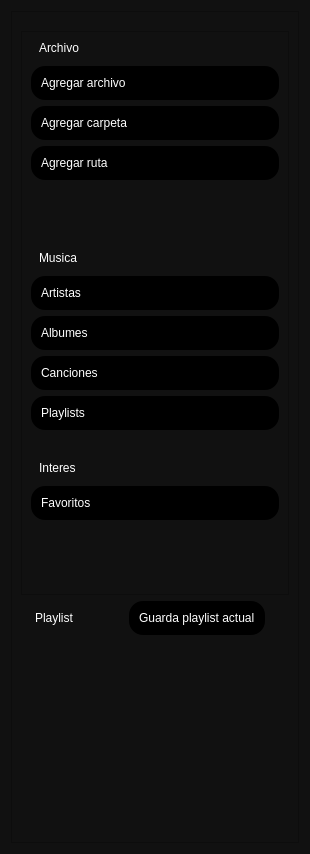
         <widget class="QWidget" name="widgetLibrary">
          <property name="styleSheet">
           <string notr="true">QWidget {

	background-color : #111111;

}</string>
          </property>
          <layout class="QGridLayout" name="gridLayout_7">
           <item row="0" column="0">
            <widget class="QFrame" name="frameLibraryContent">
             <property name="styleSheet">
              <string notr="true">QFrame {

	background-color : #111111;
}</string>
             </property>
             <property name="frameShape">
              <enum>QFrame::StyledPanel</enum>
             </property>
             <property name="frameShadow">
              <enum>QFrame::Raised</enum>
             </property>
             <layout class="QGridLayout" name="gridLayout_13">
              <item row="3" column="3">
               <widget class="QPushButton" name="pushButton">
                <property name="styleSheet">
                 <string notr="true">QPushButton{
	background-color: #000000;

	border-top-left-radius: 14px;
	border-bottom-left-radius: 14px;
	border-top-right-radius: 14px;
	border-bottom-right-radius: 14px;

	font : 75 12pt &quot;Microsoft JhengHei UI&quot; bold;
	color: #FFFFFF;
	padding : 10px;

	text-align : left;
}

QPushButton:hover{
	background-color: #222222;
	border-top-left-radius: 14px;	
	border-bottom-left-radius: 14px;
	border-top-right-radius: 14px;
	border-bottom-right-radius: 14px;

	font : 75 12pt &quot;Microsoft JhengHei UI&quot; bold;
	color: #FFFFFF;
	text-align : left;

}</string>
                </property>
                <property name="text">
                 <string>Guarda playlist actual</string>
                </property>
                <property name="icon">
                 <iconset>
                  <normaloff>../img/icons/24x24/cil-library-add.png</normaloff>../img/icons/24x24/cil-library-add.png</iconset>
                </property>
                <property name="iconSize">
                 <size>
                  <width>24</width>
                  <height>24</height>
                 </size>
                </property>
               </widget>
              </item>
              <item row="2" column="0" colspan="8">
               <widget class="QFrame" name="frameOptions">
                <property name="frameShape">
                 <enum>QFrame::StyledPanel</enum>
                </property>
                <property name="frameShadow">
                 <enum>QFrame::Raised</enum>
                </property>
                <layout class="QGridLayout" name="gridLayout_15">
                 <item row="8" column="0" alignment="Qt::AlignLeft">
                  <widget class="QLabel" name="label">
                   <property name="styleSheet">
                    <string notr="true">QLabel {
	font : 77 18pt &quot;Microsoft JhengHei UI&quot;;
	color : #FFFFFF;
	border-radius : 0px;
	text-align : left;
	padding-left: 5px;
}

QLabel::hover {
	color : #4F6FA0;
}
</string>
                   </property>
                   <property name="text">
                    <string>Musica</string>
                   </property>
                  </widget>
                 </item>
                 <item row="7" column="0">
                  <spacer name="verticalSpacer_9">
                   <property name="orientation">
                    <enum>Qt::Vertical</enum>
                   </property>
                   <property name="sizeHint" stdset="0">
                    <size>
                     <width>20</width>
                     <height>40</height>
                    </size>
                   </property>
                  </spacer>
                 </item>
                 <item row="11" column="0">
                  <widget class="QPushButton" name="pushButtonAlbums">
                   <property name="styleSheet">
                    <string notr="true">QPushButton{
	background-color: #000000;

	border-top-left-radius: 14px;
	border-bottom-left-radius: 14px;
	border-top-right-radius: 14px;
	border-bottom-right-radius: 14px;

	font : 75 12pt &quot;Microsoft JhengHei UI&quot; bold;
	color: #FFFFFF;
	padding : 10px;

	text-align : left;
}

QPushButton:hover{
	background-color: #222222;
	border-top-left-radius: 14px;	
	border-bottom-left-radius: 14px;
	border-top-right-radius: 14px;
	border-bottom-right-radius: 14px;

	font : 75 12pt &quot;Microsoft JhengHei UI&quot; bold;
	color: #FFFFFF;
	text-align : left;

}</string>
                   </property>
                   <property name="text">
                    <string>Albumes</string>
                   </property>
                   <property name="icon">
                    <iconset>
                     <normaloff>../img/icons/24x24/cil-library.png</normaloff>../img/icons/24x24/cil-library.png</iconset>
                   </property>
                   <property name="iconSize">
                    <size>
                     <width>24</width>
                     <height>24</height>
                    </size>
                   </property>
                  </widget>
                 </item>
                 <item row="10" column="0">
                  <widget class="QPushButton" name="pushButtonArtists">
                   <property name="styleSheet">
                    <string notr="true">QPushButton{
	background-color: #000000;

	border-top-left-radius: 14px;
	border-bottom-left-radius: 14px;
	border-top-right-radius: 14px;
	border-bottom-right-radius: 14px;

	font : 75 12pt &quot;Microsoft JhengHei UI&quot; bold;
	color: #FFFFFF;
	padding : 10px;

	text-align : left;
}

QPushButton:hover{
	background-color: #222222;
	border-top-left-radius: 14px;	
	border-bottom-left-radius: 14px;
	border-top-right-radius: 14px;
	border-bottom-right-radius: 14px;

	font : 75 12pt &quot;Microsoft JhengHei UI&quot; bold;
	color: #FFFFFF;
	text-align : left;

}</string>
                   </property>
                   <property name="text">
                    <string>Artistas</string>
                   </property>
                   <property name="icon">
                    <iconset>
                     <normaloff>../img/icons/24x24/cil-people.png</normaloff>../img/icons/24x24/cil-people.png</iconset>
                   </property>
                   <property name="iconSize">
                    <size>
                     <width>24</width>
                     <height>24</height>
                    </size>
                   </property>
                  </widget>
                 </item>
                 <item row="9" column="0">
                  <spacer name="verticalSpacer_16">
                   <property name="orientation">
                    <enum>Qt::Vertical</enum>
                   </property>
                   <property name="sizeType">
                    <enum>QSizePolicy::Fixed</enum>
                   </property>
                   <property name="sizeHint" stdset="0">
                    <size>
                     <width>20</width>
                     <height>5</height>
                    </size>
                   </property>
                  </spacer>
                 </item>
                 <item row="16" column="0">
                  <spacer name="verticalSpacer_17">
                   <property name="orientation">
                    <enum>Qt::Vertical</enum>
                   </property>
                   <property name="sizeType">
                    <enum>QSizePolicy::Fixed</enum>
                   </property>
                   <property name="sizeHint" stdset="0">
                    <size>
                     <width>20</width>
                     <height>5</height>
                    </size>
                   </property>
                  </spacer>
                 </item>
                 <item row="17" column="0">
                  <widget class="QPushButton" name="pushButtonFavorites">
                   <property name="styleSheet">
                    <string notr="true">QPushButton{
	background-color: #000000;

	border-top-left-radius: 14px;
	border-bottom-left-radius: 14px;
	border-top-right-radius: 14px;
	border-bottom-right-radius: 14px;

	font : 75 12pt &quot;Microsoft JhengHei UI&quot; bold;
	color: #FFFFFF;
	padding : 10px;

	text-align : left;
}

QPushButton:hover{
	background-color: #222222;
	border-top-left-radius: 14px;	
	border-bottom-left-radius: 14px;
	border-top-right-radius: 14px;
	border-bottom-right-radius: 14px;

	font : 75 12pt &quot;Microsoft JhengHei UI&quot; bold;
	color: #FFFFFF;
	text-align : left;

}</string>
                   </property>
                   <property name="text">
                    <string>Favoritos</string>
                   </property>
                   <property name="icon">
                    <iconset>
                     <normaloff>../img/icons/24x24/cil-heart.png</normaloff>../img/icons/24x24/cil-heart.png</iconset>
                   </property>
                   <property name="iconSize">
                    <size>
                     <width>24</width>
                     <height>24</height>
                    </size>
                   </property>
                  </widget>
                 </item>
                 <item row="6" column="0">
                  <spacer name="verticalSpacer_18">
                   <property name="orientation">
                    <enum>Qt::Vertical</enum>
                   </property>
                   <property name="sizeType">
                    <enum>QSizePolicy::Fixed</enum>
                   </property>
                   <property name="sizeHint" stdset="0">
                    <size>
                     <width>20</width>
                     <height>25</height>
                    </size>
                   </property>
                  </spacer>
                 </item>
                 <item row="14" column="0">
                  <spacer name="verticalSpacer_6">
                   <property name="orientation">
                    <enum>Qt::Vertical</enum>
                   </property>
                   <property name="sizeType">
                    <enum>QSizePolicy::Fixed</enum>
                   </property>
                   <property name="sizeHint" stdset="0">
                    <size>
                     <width>20</width>
                     <height>25</height>
                    </size>
                   </property>
                  </spacer>
                 </item>
                 <item row="19" column="0">
                  <spacer name="verticalSpacer_7">
                   <property name="orientation">
                    <enum>Qt::Vertical</enum>
                   </property>
                   <property name="sizeHint" stdset="0">
                    <size>
                     <width>20</width>
                     <height>40</height>
                    </size>
                   </property>
                  </spacer>
                 </item>
                 <item row="15" column="0" alignment="Qt::AlignLeft|Qt::AlignTop">
                  <widget class="QLabel" name="labelInterests">
                   <property name="styleSheet">
                    <string notr="true">QLabel {
	font : 77 18pt &quot;Microsoft JhengHei UI&quot;;
	color : #FFFFFF;
	border-radius : 0px;
	text-align : left;
	padding-left: 5px;
}

QLabel::hover {
	color : #4F6FA0;
}
</string>
                   </property>
                   <property name="text">
                    <string>Interes</string>
                   </property>
                  </widget>
                 </item>
                 <item row="3" column="0">
                  <widget class="QPushButton" name="pushButtonAddFile">
                   <property name="styleSheet">
                    <string notr="true">QPushButton{
	background-color: #000000;

	border-top-left-radius: 14px;
	border-bottom-left-radius: 14px;
	border-top-right-radius: 14px;
	border-bottom-right-radius: 14px;

	font : 75 12pt &quot;Microsoft JhengHei UI&quot; bold;
	color: #FFFFFF;
	padding : 10px;

	text-align : left;
}

QPushButton:hover{
	background-color: #222222;
	border-top-left-radius: 14px;	
	border-bottom-left-radius: 14px;
	border-top-right-radius: 14px;
	border-bottom-right-radius: 14px;

	font : 75 12pt &quot;Microsoft JhengHei UI&quot; bold;
	color: #FFFFFF;
	text-align : left;

}</string>
                   </property>
                   <property name="text">
                    <string>Agregar archivo</string>
                   </property>
                   <property name="icon">
                    <iconset>
                     <normaloff>../img/icons/24x24/cil-copy.png</normaloff>../img/icons/24x24/cil-copy.png</iconset>
                   </property>
                   <property name="iconSize">
                    <size>
                     <width>24</width>
                     <height>24</height>
                    </size>
                   </property>
                  </widget>
                 </item>
                 <item row="2" column="0">
                  <spacer name="verticalSpacer_15">
                   <property name="orientation">
                    <enum>Qt::Vertical</enum>
                   </property>
                   <property name="sizeType">
                    <enum>QSizePolicy::Fixed</enum>
                   </property>
                   <property name="sizeHint" stdset="0">
                    <size>
                     <width>20</width>
                     <height>5</height>
                    </size>
                   </property>
                  </spacer>
                 </item>
                 <item row="12" column="0">
                  <widget class="QPushButton" name="pushButtonSongs">
                   <property name="styleSheet">
                    <string notr="true">QPushButton{
	background-color: #000000;

	border-top-left-radius: 14px;
	border-bottom-left-radius: 14px;
	border-top-right-radius: 14px;
	border-bottom-right-radius: 14px;

	font : 75 12pt &quot;Microsoft JhengHei UI&quot; bold;
	color: #FFFFFF;
	padding : 10px;

	text-align : left;
}

QPushButton:hover{
	background-color: #222222;
	border-top-left-radius: 14px;	
	border-bottom-left-radius: 14px;
	border-top-right-radius: 14px;
	border-bottom-right-radius: 14px;

	font : 75 12pt &quot;Microsoft JhengHei UI&quot; bold;
	color: #FFFFFF;
	text-align : left;

}</string>
                   </property>
                   <property name="text">
                    <string>Canciones</string>
                   </property>
                   <property name="icon">
                    <iconset>
                     <normaloff>../img/icons/24x24/cil-music-note.png</normaloff>../img/icons/24x24/cil-music-note.png</iconset>
                   </property>
                   <property name="iconSize">
                    <size>
                     <width>24</width>
                     <height>24</height>
                    </size>
                   </property>
                  </widget>
                 </item>
                 <item row="1" column="0" alignment="Qt::AlignLeft">
                  <widget class="QLabel" name="labelFileOptions">
                   <property name="styleSheet">
                    <string notr="true">QLabel {
	font : 77 18pt &quot;Microsoft JhengHei UI&quot;;
	color : #FFFFFF;
	border-radius : 0px;
	text-align : left;
	padding-left: 5px;
}

QLabel::hover {
	color : #4F6FA0;
}
</string>
                   </property>
                   <property name="text">
                    <string>Archivo</string>
                   </property>
                  </widget>
                 </item>
                 <item row="5" column="0">
                  <widget class="QPushButton" name="pushButtonAddPath">
                   <property name="styleSheet">
                    <string notr="true">QPushButton{
	background-color: #000000;

	border-top-left-radius: 14px;
	border-bottom-left-radius: 14px;
	border-top-right-radius: 14px;
	border-bottom-right-radius: 14px;

	font : 75 12pt &quot;Microsoft JhengHei UI&quot; bold;
	color: #FFFFFF;
	padding : 10px;

	text-align : left;
}

QPushButton:hover{
	background-color: #222222;
	border-top-left-radius: 14px;	
	border-bottom-left-radius: 14px;
	border-top-right-radius: 14px;
	border-bottom-right-radius: 14px;

	font : 75 12pt &quot;Microsoft JhengHei UI&quot; bold;
	color: #FFFFFF;
	text-align : left;

}</string>
                   </property>
                   <property name="text">
                    <string>Agregar ruta</string>
                   </property>
                   <property name="icon">
                    <iconset>
                     <normaloff>../img/icons/24x24/cil-plus.png</normaloff>../img/icons/24x24/cil-plus.png</iconset>
                   </property>
                   <property name="iconSize">
                    <size>
                     <width>24</width>
                     <height>24</height>
                    </size>
                   </property>
                  </widget>
                 </item>
                 <item row="4" column="0">
                  <widget class="QPushButton" name="pushButtonAddDirectory">
                   <property name="styleSheet">
                    <string notr="true">QPushButton{
	background-color: #000000;

	border-top-left-radius: 14px;
	border-bottom-left-radius: 14px;
	border-top-right-radius: 14px;
	border-bottom-right-radius: 14px;

	font : 75 12pt &quot;Microsoft JhengHei UI&quot; bold;
	color: #FFFFFF;
	padding : 10px;

	text-align : left;
}

QPushButton:hover{
	background-color: #222222;
	border-top-left-radius: 14px;	
	border-bottom-left-radius: 14px;
	border-top-right-radius: 14px;
	border-bottom-right-radius: 14px;

	font : 75 12pt &quot;Microsoft JhengHei UI&quot; bold;
	color: #FFFFFF;
	text-align : left;

}</string>
                   </property>
                   <property name="text">
                    <string>Agregar carpeta</string>
                   </property>
                   <property name="icon">
                    <iconset>
                     <normaloff>../img/icons/24x24/cil-folder-open.png</normaloff>../img/icons/24x24/cil-folder-open.png</iconset>
                   </property>
                   <property name="iconSize">
                    <size>
                     <width>24</width>
                     <height>24</height>
                    </size>
                   </property>
                  </widget>
                 </item>
                 <item row="13" column="0">
                  <widget class="QPushButton" name="pushButtonPlaylists">
                   <property name="styleSheet">
                    <string notr="true">QPushButton{
	background-color: #000000;

	border-top-left-radius: 14px;
	border-bottom-left-radius: 14px;
	border-top-right-radius: 14px;
	border-bottom-right-radius: 14px;

	font : 75 12pt &quot;Microsoft JhengHei UI&quot; bold;
	color: #FFFFFF;
	padding : 10px;

	text-align : left;
}

QPushButton:hover{
	background-color: #222222;
	border-top-left-radius: 14px;	
	border-bottom-left-radius: 14px;
	border-top-right-radius: 14px;
	border-bottom-right-radius: 14px;

	font : 75 12pt &quot;Microsoft JhengHei UI&quot; bold;
	color: #FFFFFF;
	text-align : left;

}</string>
                   </property>
                   <property name="text">
                    <string>Playlists</string>
                   </property>
                   <property name="icon">
                    <iconset>
                     <normaloff>../img/icons/24x24/cil-list.png</normaloff>../img/icons/24x24/cil-list.png</iconset>
                   </property>
                   <property name="iconSize">
                    <size>
                     <width>24</width>
                     <height>24</height>
                    </size>
                   </property>
                  </widget>
                 </item>
                 <item row="18" column="0">
                  <spacer name="verticalSpacer_19">
                   <property name="orientation">
                    <enum>Qt::Vertical</enum>
                   </property>
                   <property name="sizeType">
                    <enum>QSizePolicy::Fixed</enum>
                   </property>
                   <property name="sizeHint" stdset="0">
                    <size>
                     <width>20</width>
                     <height>25</height>
                    </size>
                   </property>
                  </spacer>
                 </item>
                </layout>
               </widget>
              </item>
              <item row="4" column="0" colspan="8">
               <widget class="QListView" name="listViewPlaylist">
                <property name="minimumSize">
                 <size>
                  <width>0</width>
                  <height>150</height>
                 </size>
                </property>
                <property name="styleSheet">
                 <string notr="true">QListView {
	font : 77 13pt &quot;Microsoft JhengHei UI&quot;;
	color : #FFFFFF;
	border-radius : 0px;
	text-align : left;
	padding-left: 5px;
}

QListView::hover {
	color : #4F6FA0;
}</string>
                </property>
                <property name="frameShadow">
                 <enum>QFrame::Plain</enum>
                </property>
                <property name="dragEnabled">
                 <bool>true</bool>
                </property>
                <property name="dragDropMode">
                 <enum>QAbstractItemView::DragDrop</enum>
                </property>
                <property name="defaultDropAction">
                 <enum>Qt::MoveAction</enum>
                </property>
                <property name="alternatingRowColors">
                 <bool>true</bool>
                </property>
                <property name="resizeMode">
                 <enum>QListView::Fixed</enum>
                </property>
                <property name="layoutMode">
                 <enum>QListView::SinglePass</enum>
                </property>
                <property name="itemAlignment">
                 <set>Qt::AlignLeading</set>
                </property>
               </widget>
              </item>
              <item row="0" column="0" colspan="8">
               <spacer name="verticalSpacer_8">
                <property name="orientation">
                 <enum>Qt::Vertical</enum>
                </property>
                <property name="sizeType">
                 <enum>QSizePolicy::Fixed</enum>
                </property>
                <property name="sizeHint" stdset="0">
                 <size>
                  <width>20</width>
                  <height>10</height>
                 </size>
                </property>
               </spacer>
              </item>
              <item row="3" column="1" alignment="Qt::AlignLeft">
               <widget class="QLabel" name="labelPlaylist">
                <property name="styleSheet">
                 <string notr="true">QLabel {
	font : 77 18pt &quot;Microsoft JhengHei UI&quot;;
	color : #FFFFFF;
	border-radius : 0px;
	text-align : left;
	padding-left: 5px;
}

QLabel::hover {
	color : #4F6FA0;
}
</string>
                </property>
                <property name="text">
                 <string>Playlist</string>
                </property>
               </widget>
              </item>
              <item row="3" column="2">
               <spacer name="horizontalSpacer_8">
                <property name="orientation">
                 <enum>Qt::Horizontal</enum>
                </property>
                <property name="sizeHint" stdset="0">
                 <size>
                  <width>40</width>
                  <height>20</height>
                 </size>
                </property>
               </spacer>
              </item>
             </layout>
            </widget>
           </item>
          </layout>
         </widget>
